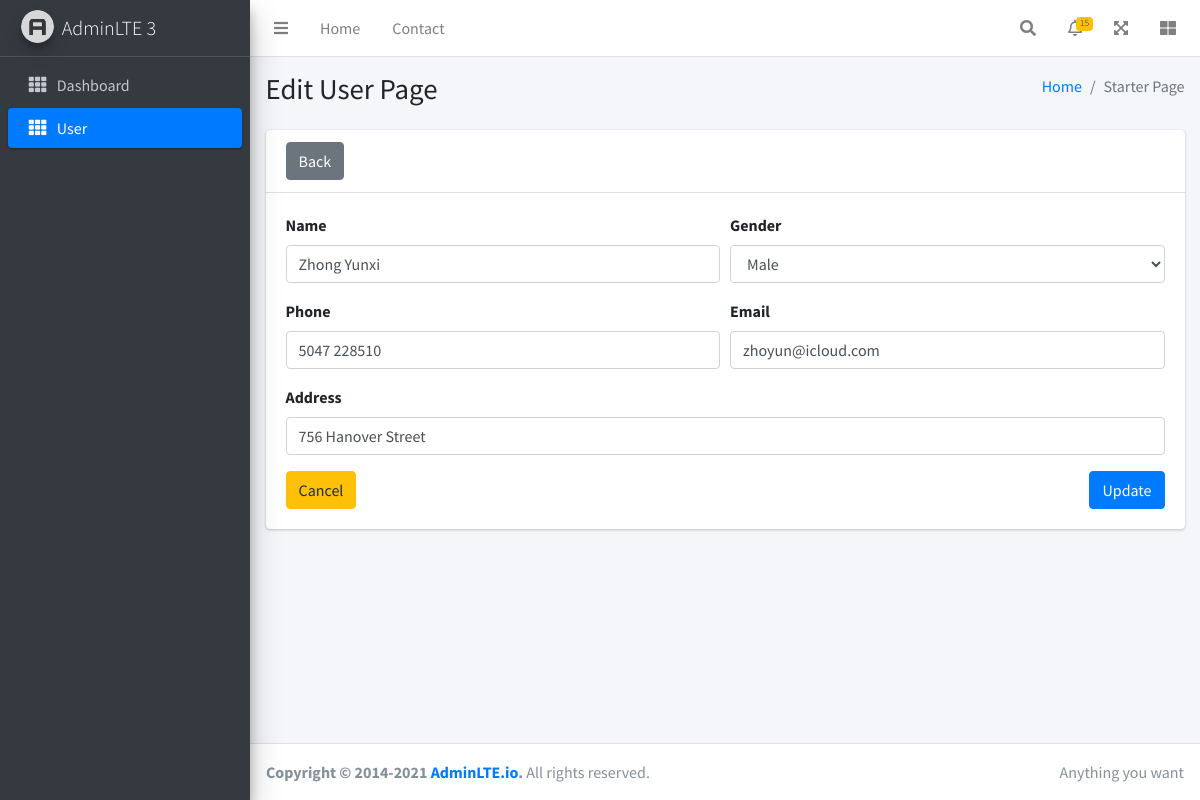
The page /edit_user?id=5 on the database as committed earlier.
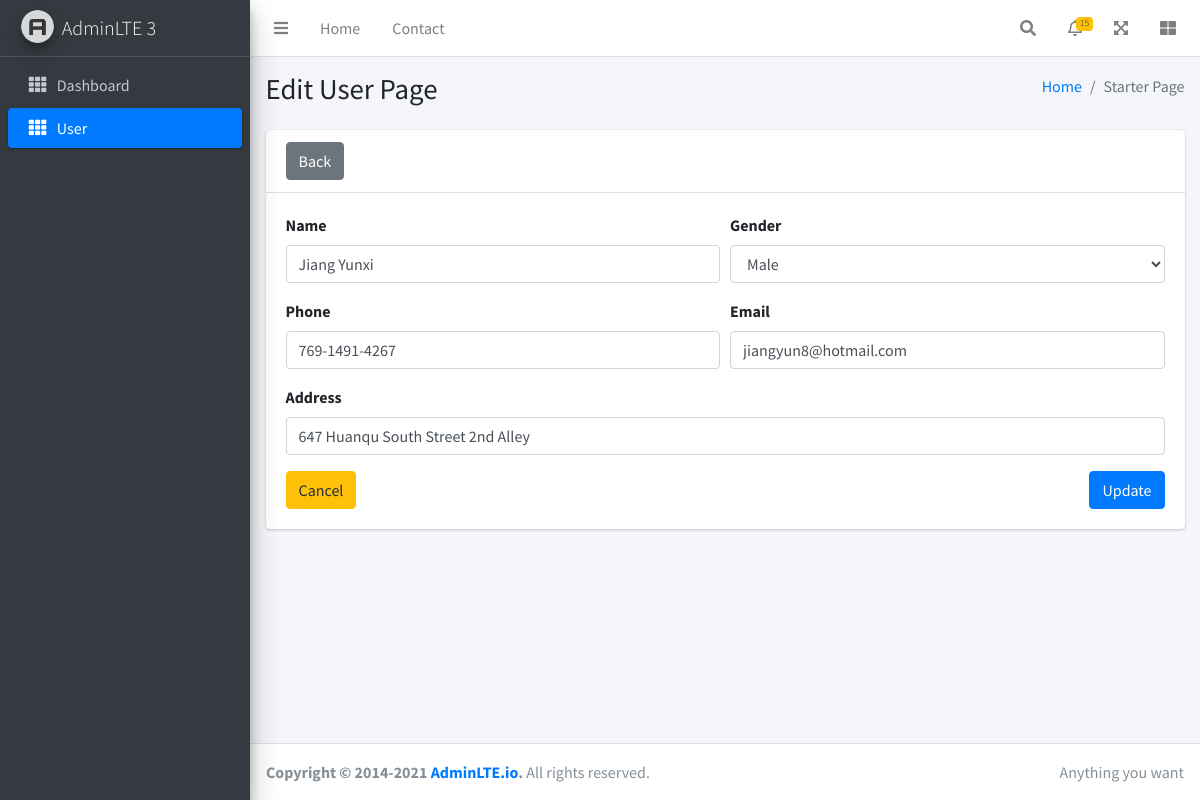
The same page on the database as committed later.
### tables this page shows
CREATE TABLE "students" (
  "id" INTEGER NOT NULL,
  "user_name" TEXT,
  "gender" TEXT,
  "phone" TEXT,
  "email" TEXT,
  "address" TEXT,
  PRIMARY KEY ("id")
);

### app.py (the view)
@app.route('/edit_user')
def edit_user():
    module = 'user'
    user_id = request.args.get('id')
    conn = sqlite3.connect('ss20_db.sqlite3')
    c = conn.cursor()
    user = c.execute("SELECT * FROM students WHERE id=?", (user_id,)).fetchone()
    conn.close()
    print(f"User: {user}")
    return render_template('edit_user.html', module=module, data=user)

### templates/edit_user.html (shortened to what this page needs)
{% extends 'master.html' %}
{% block content %}
    <div class="content-header">
        <div class="container-fluid">
            <div class="row mb-2">
                <div class="col-sm-6">
                    <h1 class="m-0">Edit User Page</h1>
                </div>
                <div class="col-sm-6">
                    <ol class="breadcrumb float-sm-right">
                        <li class="breadcrumb-item"><a href="#">Home</a></li>
                        <li class="breadcrumb-item active">Starter Page</li>
                    </ol>
                </div>
            </div>
        </div>
    </div>
    <div class="content">
        <div class="container-fluid">
            <div class="row">
                <div class="col-lg-12">
                    <div class="card">
                        <div class="card-header">
                            <a href="{{ url_for('user') }}">
                                <button class="btn btn-secondary">Back</button>
                            </a>
                        </div>
                        <div class="card-body">
                            <form method="post" action="{{ url_for('update_user') }}" enctype="multipart/form-data">
                                <div class="form-row">
                                    <div class="form-group col-md-6">
                                        <label for="name">Name</label>
                                        <input type="text" class="form-control" id="name" placeholder="Enter Name" name="name"
                                               value="{{ data[1] }}">
                                    </div>
                                    <div class="form-group col-md-6">
                                        <label for="gender">Gender</label>
                                        <select id="gender" name="gender" class="form-control">
                                            {% for option in ['Male', 'Female', 'Other'] %}
                                                <option >{{ option }}</option>
                                            {% endfor %}
                                        </select>
                                    </div>
                                </div>
                                <div class="form-row">
                                    <div class="form-group col-md-6">
                                        <label for="phone">Phone</label>
                                        <input type="text" class="form-control" id="phone" name="phone"
                                               value="{{ data[3] }}"
                                               placeholder="Enter Phone Number">
                                    </div>
                                    <div class="form-group col-md-6">
                                        <label for="email">Email</label>
                                        <input type="email" class="form-control" id="email" name="email"
                                               value="{{ data[4] }}"
                                               placeholder="Enter Email">
                                    </div>
                                </div>
                                <div class="form-group">
                                    <label for="address">Address</label>
                                    <input type="text" class="form-control" id="address" name="address"
                                           value="{{ data[5] }}"
                                           placeholder="Enter Address">
                                </div>
                                <a href="{{ url_for('user') }}" class="btn btn-warning">Cancel</a>
                                <button type="submit" class="btn btn-primary float-right">Update</button>
                            </form>
                        </div>
                    </div>
                </div>
            </div>
        </div>
    </div>
{% endblock %}

Rows that differ between the two databases and show on the page:
changed students: name "Zhong Yunxi" → "Jiang Yunxi"; phone "5047 228510" → "769-1491-4267"; email "zhoyun@icloud.com" → "jiangyun8@hotmail.com"; address "756 Hanover Street" → "647 Huanqu South Street 2nd Alley"
